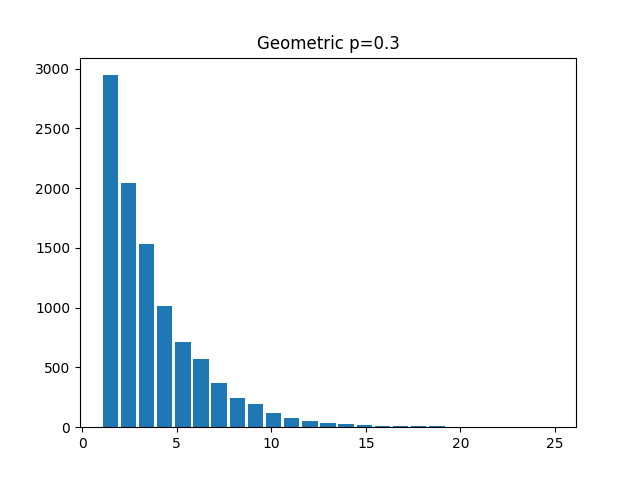

The Python source for this figure:
from scipy import stats
import matplotlib.pyplot as plt
import numpy as np


num_samples = 10000
# Using p=0.3
p = 0.3
samples = stats.geom.rvs(p, size=num_samples)

plt.hist(samples, bins=max(samples), rwidth=0.85)
plt.title(f'Geometric p={p}')
plt.show()

bins_counts = np.bincount(samples)[1:]

pmf_arr = np.array([stats.geom.pmf(i+1, p)
                    for i in range(len(bins_counts))]) * num_samples

print(pmf_arr)
print(bins_counts)

print(stats.chisquare(bins_counts, pmf_arr))
